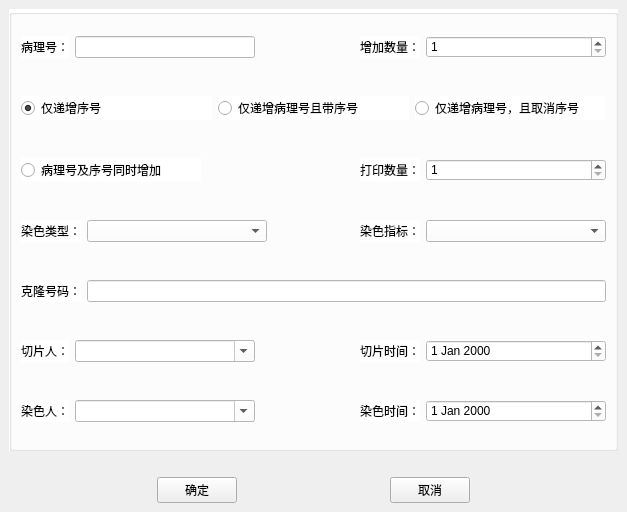
<?xml version="1.0" encoding="UTF-8"?>
<ui version="4.0">
 <class>newmorespecialslice</class>
 <widget class="QMainWindow" name="newmorespecialslice">
  <property name="geometry">
   <rect>
    <x>0</x>
    <y>0</y>
    <width>627</width>
    <height>512</height>
   </rect>
  </property>
  <property name="minimumSize">
   <size>
    <width>627</width>
    <height>512</height>
   </size>
  </property>
  <property name="maximumSize">
   <size>
    <width>627</width>
    <height>512</height>
   </size>
  </property>
  <property name="windowTitle">
   <string>MainWindow</string>
  </property>
  <widget class="QWidget" name="centralwidget">
   <layout class="QVBoxLayout" name="verticalLayout_4">
    <item>
     <layout class="QVBoxLayout" name="verticalLayout_3">
      <item>
       <widget class="QGroupBox" name="groupBox">
        <property name="styleSheet">
         <string notr="true">background-color: rgb(255, 255, 255);</string>
        </property>
        <property name="title">
         <string/>
        </property>
        <layout class="QVBoxLayout" name="verticalLayout_2">
         <item>
          <layout class="QVBoxLayout" name="verticalLayout">
           <item>
            <layout class="QHBoxLayout" name="horizontalLayout">
             <item>
              <widget class="QLabel" name="label">
               <property name="text">
                <string>病理号：</string>
               </property>
              </widget>
             </item>
             <item>
              <widget class="QLineEdit" name="lineEditBlNumber">
               <property name="minimumSize">
                <size>
                 <width>180</width>
                 <height>0</height>
                </size>
               </property>
               <property name="maximumSize">
                <size>
                 <width>180</width>
                 <height>16777215</height>
                </size>
               </property>
              </widget>
             </item>
             <item>
              <spacer name="horizontalSpacer_11">
               <property name="orientation">
                <enum>Qt::Horizontal</enum>
               </property>
               <property name="sizeHint" stdset="0">
                <size>
                 <width>40</width>
                 <height>20</height>
                </size>
               </property>
              </spacer>
             </item>
             <item>
              <widget class="QLabel" name="label_2">
               <property name="text">
                <string>增加数量：</string>
               </property>
              </widget>
             </item>
             <item>
              <widget class="QSpinBox" name="spinBoxNumber">
               <property name="minimumSize">
                <size>
                 <width>180</width>
                 <height>0</height>
                </size>
               </property>
               <property name="maximumSize">
                <size>
                 <width>180</width>
                 <height>16777215</height>
                </size>
               </property>
               <property name="prefix">
                <string/>
               </property>
               <property name="minimum">
                <number>1</number>
               </property>
               <property name="maximum">
                <number>1000000000</number>
               </property>
              </widget>
             </item>
            </layout>
           </item>
           <item>
            <spacer name="horizontalSpacer">
             <property name="orientation">
              <enum>Qt::Horizontal</enum>
             </property>
             <property name="sizeHint" stdset="0">
              <size>
               <width>40</width>
               <height>20</height>
              </size>
             </property>
            </spacer>
           </item>
           <item>
            <layout class="QHBoxLayout" name="horizontalLayout_2">
             <item>
              <widget class="QRadioButton" name="radioButtonAddBLNumber">
               <property name="text">
                <string>仅递增序号</string>
               </property>
               <property name="checked">
                <bool>true</bool>
               </property>
              </widget>
             </item>
             <item>
              <widget class="QRadioButton" name="radioButtonAddBlAndCode">
               <property name="text">
                <string>仅递增病理号且带序号</string>
               </property>
              </widget>
             </item>
             <item>
              <widget class="QRadioButton" name="radioButtonAddBlAndCancel">
               <property name="minimumSize">
                <size>
                 <width>180</width>
                 <height>0</height>
                </size>
               </property>
               <property name="text">
                <string>仅递增病理号，且取消序号</string>
               </property>
              </widget>
             </item>
            </layout>
           </item>
           <item>
            <spacer name="horizontalSpacer_2">
             <property name="orientation">
              <enum>Qt::Horizontal</enum>
             </property>
             <property name="sizeHint" stdset="0">
              <size>
               <width>40</width>
               <height>20</height>
              </size>
             </property>
            </spacer>
           </item>
           <item>
            <layout class="QHBoxLayout" name="horizontalLayout_3">
             <item>
              <widget class="QRadioButton" name="radioButtonAddAll">
               <property name="minimumSize">
                <size>
                 <width>180</width>
                 <height>0</height>
                </size>
               </property>
               <property name="maximumSize">
                <size>
                 <width>180</width>
                 <height>16777215</height>
                </size>
               </property>
               <property name="text">
                <string>病理号及序号同时增加</string>
               </property>
              </widget>
             </item>
             <item>
              <spacer name="horizontalSpacer_12">
               <property name="orientation">
                <enum>Qt::Horizontal</enum>
               </property>
               <property name="sizeHint" stdset="0">
                <size>
                 <width>40</width>
                 <height>20</height>
                </size>
               </property>
              </spacer>
             </item>
             <item>
              <widget class="QLabel" name="label_4">
               <property name="text">
                <string>打印数量：</string>
               </property>
              </widget>
             </item>
             <item>
              <widget class="QSpinBox" name="spinBoxPrintNumber">
               <property name="minimumSize">
                <size>
                 <width>180</width>
                 <height>0</height>
                </size>
               </property>
               <property name="maximumSize">
                <size>
                 <width>180</width>
                 <height>16777215</height>
                </size>
               </property>
               <property name="minimum">
                <number>1</number>
               </property>
               <property name="maximum">
                <number>1000000000</number>
               </property>
              </widget>
             </item>
            </layout>
           </item>
           <item>
            <spacer name="horizontalSpacer_3">
             <property name="orientation">
              <enum>Qt::Horizontal</enum>
             </property>
             <property name="sizeHint" stdset="0">
              <size>
               <width>40</width>
               <height>20</height>
              </size>
             </property>
            </spacer>
           </item>
           <item>
            <layout class="QHBoxLayout" name="horizontalLayout_5">
             <item>
              <widget class="QLabel" name="label_5">
               <property name="text">
                <string>染色类型：</string>
               </property>
              </widget>
             </item>
             <item>
              <widget class="QComboBox" name="comboBoxColorType">
               <property name="minimumSize">
                <size>
                 <width>180</width>
                 <height>0</height>
                </size>
               </property>
               <property name="maximumSize">
                <size>
                 <width>180</width>
                 <height>16777215</height>
                </size>
               </property>
              </widget>
             </item>
             <item>
              <spacer name="horizontalSpacer_13">
               <property name="orientation">
                <enum>Qt::Horizontal</enum>
               </property>
               <property name="sizeHint" stdset="0">
                <size>
                 <width>40</width>
                 <height>20</height>
                </size>
               </property>
              </spacer>
             </item>
             <item>
              <widget class="QLabel" name="label_6">
               <property name="text">
                <string>染色指标：</string>
               </property>
              </widget>
             </item>
             <item>
              <widget class="QComboBox" name="comboBoxColorIndex">
               <property name="minimumSize">
                <size>
                 <width>180</width>
                 <height>0</height>
                </size>
               </property>
               <property name="maximumSize">
                <size>
                 <width>180</width>
                 <height>16777215</height>
                </size>
               </property>
              </widget>
             </item>
            </layout>
           </item>
           <item>
            <spacer name="horizontalSpacer_4">
             <property name="orientation">
              <enum>Qt::Horizontal</enum>
             </property>
             <property name="sizeHint" stdset="0">
              <size>
               <width>40</width>
               <height>20</height>
              </size>
             </property>
            </spacer>
           </item>
           <item>
            <layout class="QHBoxLayout" name="horizontalLayout_4">
             <item>
              <widget class="QLabel" name="label_11">
               <property name="text">
                <string>克隆号码：</string>
               </property>
              </widget>
             </item>
             <item>
              <widget class="QLineEdit" name="lineEditClone"/>
             </item>
            </layout>
           </item>
           <item>
            <spacer name="horizontalSpacer_5">
             <property name="orientation">
              <enum>Qt::Horizontal</enum>
             </property>
             <property name="sizeHint" stdset="0">
              <size>
               <width>40</width>
               <height>20</height>
              </size>
             </property>
            </spacer>
           </item>
           <item>
            <layout class="QHBoxLayout" name="horizontalLayout_6">
             <item>
              <widget class="QLabel" name="label_7">
               <property name="text">
                <string>切片人：</string>
               </property>
              </widget>
             </item>
             <item>
              <widget class="QComboBox" name="comboBoxQPPeople">
               <property name="minimumSize">
                <size>
                 <width>180</width>
                 <height>0</height>
                </size>
               </property>
               <property name="maximumSize">
                <size>
                 <width>180</width>
                 <height>16777215</height>
                </size>
               </property>
               <property name="editable">
                <bool>true</bool>
               </property>
              </widget>
             </item>
             <item>
              <spacer name="horizontalSpacer_14">
               <property name="orientation">
                <enum>Qt::Horizontal</enum>
               </property>
               <property name="sizeHint" stdset="0">
                <size>
                 <width>40</width>
                 <height>20</height>
                </size>
               </property>
              </spacer>
             </item>
             <item>
              <widget class="QLabel" name="label_9">
               <property name="text">
                <string>切片时间：</string>
               </property>
              </widget>
             </item>
             <item>
              <widget class="QDateEdit" name="dateEditQPTime">
               <property name="minimumSize">
                <size>
                 <width>180</width>
                 <height>0</height>
                </size>
               </property>
               <property name="maximumSize">
                <size>
                 <width>180</width>
                 <height>16777215</height>
                </size>
               </property>
              </widget>
             </item>
            </layout>
           </item>
           <item>
            <spacer name="horizontalSpacer_6">
             <property name="orientation">
              <enum>Qt::Horizontal</enum>
             </property>
             <property name="sizeHint" stdset="0">
              <size>
               <width>40</width>
               <height>20</height>
              </size>
             </property>
            </spacer>
           </item>
           <item>
            <layout class="QHBoxLayout" name="horizontalLayout_7">
             <item>
              <widget class="QLabel" name="label_8">
               <property name="text">
                <string>染色人：</string>
               </property>
              </widget>
             </item>
             <item>
              <widget class="QComboBox" name="comboBoxRSPeople">
               <property name="minimumSize">
                <size>
                 <width>180</width>
                 <height>0</height>
                </size>
               </property>
               <property name="maximumSize">
                <size>
                 <width>180</width>
                 <height>16777215</height>
                </size>
               </property>
               <property name="editable">
                <bool>true</bool>
               </property>
              </widget>
             </item>
             <item>
              <spacer name="horizontalSpacer_15">
               <property name="orientation">
                <enum>Qt::Horizontal</enum>
               </property>
               <property name="sizeHint" stdset="0">
                <size>
                 <width>40</width>
                 <height>20</height>
                </size>
               </property>
              </spacer>
             </item>
             <item>
              <widget class="QLabel" name="label_10">
               <property name="text">
                <string>染色时间：</string>
               </property>
              </widget>
             </item>
             <item>
              <widget class="QDateEdit" name="dateEditRSTime">
               <property name="minimumSize">
                <size>
                 <width>180</width>
                 <height>0</height>
                </size>
               </property>
               <property name="maximumSize">
                <size>
                 <width>180</width>
                 <height>16777215</height>
                </size>
               </property>
              </widget>
             </item>
            </layout>
           </item>
          </layout>
         </item>
        </layout>
       </widget>
      </item>
      <item>
       <spacer name="horizontalSpacer_10">
        <property name="orientation">
         <enum>Qt::Horizontal</enum>
        </property>
        <property name="sizeHint" stdset="0">
         <size>
          <width>40</width>
          <height>20</height>
         </size>
        </property>
       </spacer>
      </item>
      <item>
       <layout class="QHBoxLayout" name="horizontalLayout_8">
        <item>
         <spacer name="horizontalSpacer_7">
          <property name="orientation">
           <enum>Qt::Horizontal</enum>
          </property>
          <property name="sizeHint" stdset="0">
           <size>
            <width>40</width>
            <height>20</height>
           </size>
          </property>
         </spacer>
        </item>
        <item>
         <widget class="QPushButton" name="pushButtonOk">
          <property name="text">
           <string>确定</string>
          </property>
         </widget>
        </item>
        <item>
         <spacer name="horizontalSpacer_8">
          <property name="orientation">
           <enum>Qt::Horizontal</enum>
          </property>
          <property name="sizeHint" stdset="0">
           <size>
            <width>40</width>
            <height>20</height>
           </size>
          </property>
         </spacer>
        </item>
        <item>
         <widget class="QPushButton" name="pushButtonCancel">
          <property name="text">
           <string>取消</string>
          </property>
         </widget>
        </item>
        <item>
         <spacer name="horizontalSpacer_9">
          <property name="orientation">
           <enum>Qt::Horizontal</enum>
          </property>
          <property name="sizeHint" stdset="0">
           <size>
            <width>40</width>
            <height>20</height>
           </size>
          </property>
         </spacer>
        </item>
       </layout>
      </item>
     </layout>
    </item>
   </layout>
  </widget>
 </widget>
 <resources/>
 <connections/>
</ui>
